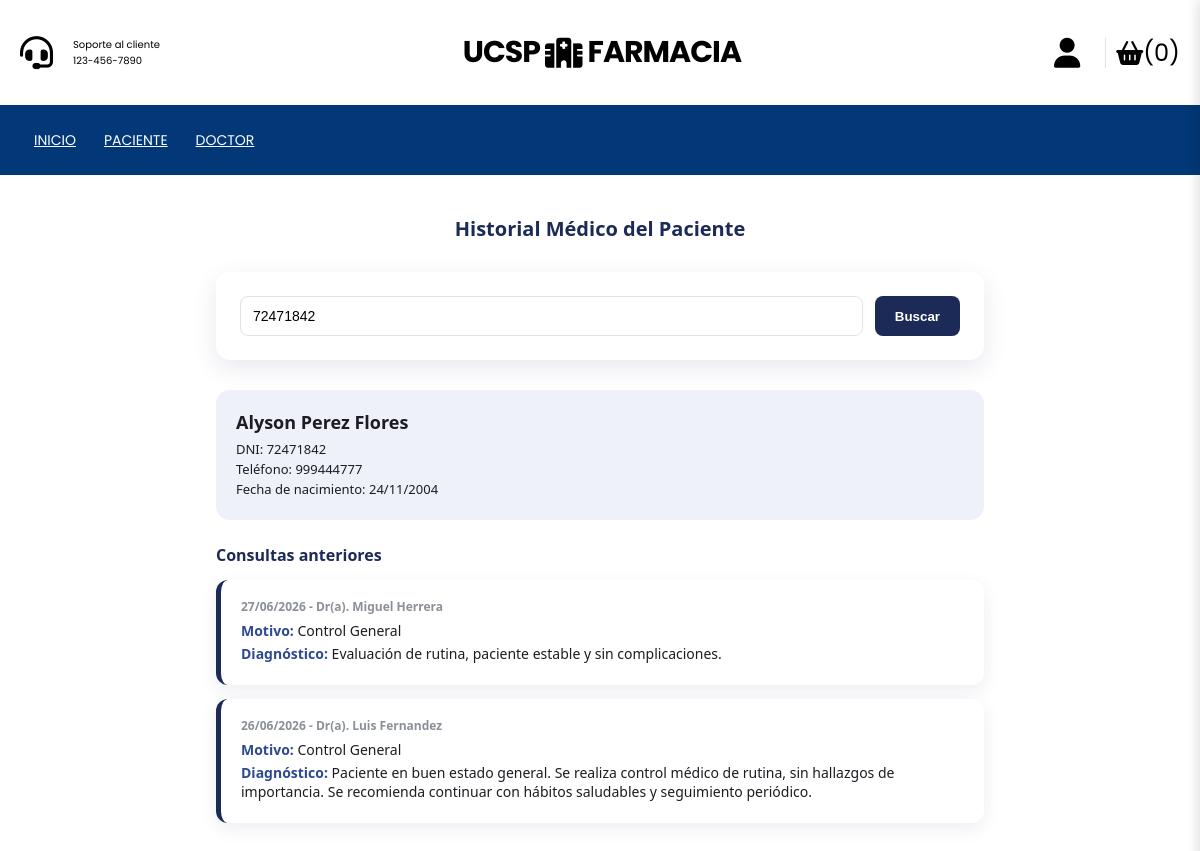
Screenshot of /diseno/pages/historial_medico.php?dni_buscar=72471842 (signed in) with the database file from the repository.
### tables this page shows
CREATE TABLE `usuario` (
  `id` int(11) NOT NULL,
  `tipo_documento` varchar(20) NOT NULL,
  `numero_documento` varchar(20) NOT NULL,
  `fecha_nacimiento` date NOT NULL,
  `nombres` varchar(100) NOT NULL,
  `apellidos` varchar(100) NOT NULL,
  `telefono` varchar(15) NOT NULL,
  `password` varchar(255) NOT NULL,
  `rol` enum('paciente','doctor','administrador') NOT NULL DEFAULT 'paciente',
  `especialidad` varchar(100) DEFAULT NULL,
  `id_departamento` int(11) DEFAULT NULL,
  `creado_en` timestamp NOT NULL DEFAULT current_timestamp()
);

CREATE TABLE `consulta` (
  `id` int(11) NOT NULL,
  `id_cita` int(11) NOT NULL,
  `id_paciente` int(11) NOT NULL,
  `id_doctor` int(11) NOT NULL,
  `fecha_consulta` date NOT NULL,
  `motivo` varchar(255) DEFAULT NULL,
  `diagnostico` text NOT NULL,
  `creado_en` timestamp NOT NULL DEFAULT current_timestamp()
);

### php/sesion.php (called while the page is built, shortened)
<?php
$usuarioLogueado = isset($_SESSION['logueado']) && $_SESSION['logueado'] === true;
$rolUsuario = $usuarioLogueado ? htmlspecialchars($_SESSION['rol']) : '';
?>

### diseno/pages/historial_medico.php (the view, shortened to what this page needs)
<?php
require_once __DIR__ . '/../../php/sesion.php';
require_once __DIR__ . '/../../php/conexion_bd.php';
$conn = $conexion;
$pacienteEncontrado = null;
$consultasPaciente = [];
$dniBuscado = trim(htmlspecialchars($_GET['dni_buscar'] ?? ''));
if ($dniBuscado !== '') {
    $sqlPaciente = "SELECT id, nombres, apellidos, numero_documento, telefono, fecha_nacimiento
                     FROM usuario
                     WHERE numero_documento = ? AND rol = 'paciente'
                     LIMIT 1";
    $stmt = $conn->prepare($sqlPaciente);
    $stmt->bind_param("s", $dniBuscado);
    $stmt->execute();
    $resultPaciente = $stmt->get_result();
    if ($resultPaciente->num_rows === 1) {
        $pacienteEncontrado = $resultPaciente->fetch_assoc();
        $sqlConsultas = "SELECT c.fecha_consulta, c.motivo, c.diagnostico, u.nombres, u.apellidos
                          FROM consulta c
                          INNER JOIN usuario u ON c.id_doctor = u.id
                          WHERE c.id_paciente = ?
                          ORDER BY c.fecha_consulta DESC";
        $stmtConsultas = $conn->prepare($sqlConsultas);
        $stmtConsultas->bind_param("i", $pacienteEncontrado['id']);
        $stmtConsultas->execute();
        $resultConsultas = $stmtConsultas->get_result();
        while ($row = $resultConsultas->fetch_assoc()) {
            $consultasPaciente[] = $row;
        }
    } else {
        $stmt->close();
        $mensajeError = 'No se encontró ningún paciente con ese número de documento.';
    }
}
?>
<!DOCTYPE html>
<html lang="en">
<head>
    <link rel="stylesheet" href="https://cdnjs.cloudflare.com/ajax/libs/font-awesome/6.5.2/css/all.min.css"/>
    <link rel="stylesheet" href="../css/style.css">
    <link rel="stylesheet" href="../css/style1.css">
</head>
<body>
<header>
    <div class="container-hero">
        <div class="container hero">
            <div class="customer-support">
                <i class="fa-solid fa-headset"></i>
                <div class="content-customer-support">
                    <span class="text">Soporte al cliente</span>
                    <span class="number">123-456-7890</span>
                </div>
            </div>
            <div class="container-logo">
                <h1 class="logo"><a href="/">UCSP</a></h1>
                <i class="fa-solid fa-hospital"></i>
                <h1 class="logo"><a href="/">FARMACIA</a></h1>
            </div>
            <div class="container-icons">
                <div class="container-user">
                    <i class="fas fa-user"></i>
                </div>
                <div class="container-cart">
                    <i class="fa-solid fa-basket-shopping"></i>
                    <div class="content-shopping-cart">
                        <span class="number">(0)</span>
                    </div>
                </div>
            </div>
        </div>
    </div>
        <div class="container__menu">
            <div class="menu">
                <nav>
                    <ul>
                        <?php if ($rolUsuario === 'paciente'): ?>
                            <li><a href="../pages/index.php">Inicio</a></li>
                            <li><a href="../pages/farmacia.php">Farmacia</a></li>
                            <li><a href="../pages/consultapaciente.php">Resultados Médicos</a></li>
                            <li><a href="../pages/citapaciente.php">Reservar Cita</a></li>
                            <li><a href="../pages/recetapaciente.php">Receta</a></li>
                        <?php elseif ($rolUsuario === 'doctor'): ?>
                            <li><a href="../pages/index.php">Inicio</a></li>
                            <li><a href="#">Paciente</a>
                            </li>
                            <li><a href="#">Doctor</a>
                            </li>
                        <?php endif; ?>
                    </ul>
                </nav>
            </div>
        </div>
</header>
    <div class="page-content-historial">
        <h1>Historial Médico del Paciente</h1>
        <form class="card-buscar" method="GET" action="historial_medico.php">
            <input type="text" name="dni_buscar" placeholder="Buscar paciente por DNI..." value="<?php echo htmlspecialchars($dniBuscado); ?>">
            <button type="submit">Buscar</button>
        </form>
        <?php if ($pacienteEncontrado !== null): ?>
            <div class="paciente-info-card">
                <div class="nombre-paciente">
                    <?php echo htmlspecialchars($pacienteEncontrado['nombres'] . ' ' . $pacienteEncontrado['apellidos']); ?>
                </div>
                <div class="dato-paciente">DNI: <?php echo htmlspecialchars($pacienteEncontrado['numero_documento']); ?></div>
                <div class="dato-paciente">Teléfono: <?php echo htmlspecialchars($pacienteEncontrado['telefono']); ?></div>
                <div class="dato-paciente">Fecha de nacimiento: <?php echo date('d/m/Y', strtotime($pacienteEncontrado['fecha_nacimiento'])); ?></div>
            </div>
            <div class="subtitulo-historial">Consultas anteriores</div>
            <?php if (count($consultasPaciente) > 0): ?>
                <?php foreach ($consultasPaciente as $consulta): ?>
                    <div class="consulta-card-h">
                        <div class="consulta-fecha-h">
                            <?php echo date('d/m/Y', strtotime($consulta['fecha_consulta'])); ?>
                            - Dr(a). <?php echo htmlspecialchars($consulta['nombres'] . ' ' . $consulta['apellidos']); ?>
                        </div>
                        <div class="consulta-h-detalle"><strong>Motivo:</strong> <?php echo htmlspecialchars($consulta['motivo'] ?: 'No especificado'); ?></div>
                        <div class="consulta-h-detalle"><strong>Diagnóstico:</strong> <?php echo htmlspecialchars($consulta['diagnostico']); ?></div>
                    </div>
                <?php endforeach; ?>
            <?php else: ?>
                <div class="sin-consultas-h">Este paciente no tiene consultas registradas.</div>
            <?php endif; ?>
        <?php endif; ?>
    </div>
</body>
</html>

### diseno/css/style.css (style rules this page uses)
:root { --primary-color: white; --background-color: #f9f5f0; --dark-color: white; }
html { font-size: 62.5%; font-family: 'Poppins', sans-serif; }
* { margin: 0; padding: 0; box-sizing: border-box; }
.container { max-width: 120rem; margin: 0 auto; }
.container-hero { background-color: white; }
.hero { display: flex; justify-content: space-between; align-items: center; padding: 2rem 0; }
.customer-support { display: flex; align-items: center; gap: 2rem; }
.customer-support i { font-size: 3.3rem; }
.content-customer-support { display: flex; flex-direction: column; }
.container-logo { display: flex; align-items: center; gap: 0.5rem; }
.container-logo i { font-size: 3rem; }
.container-logo h1 a { text-decoration: none; color: #000; font-size: 3rem; text-transform: uppercase; letter-spacing: -1px; }
.container-user { display: flex; gap: 1rem; cursor: pointer; }
.container-user .fa-user { font-size: 3rem; color: black; padding-right: 2.5rem; border-right: 1px solid #e2e2e2; }
.content-shopping-cart { display: flex; flex-direction: column; }
.container-user { position: relative; display: inline-block; }
.container-icons { display: flex; align-items: center; justify-content: flex-end; }
.container-user, .container-cart { margin-left: 10px; font-size: 24px; display: flex; align-items: center; }
.container__menu { width: 100%; height: 70px; background: #023877; padding: 0px 20px; }
.menu { max-width: 1200px; margin: auto; height: 100%; }
nav { height: 100%; }
nav > ul { height: 100%; display: flex; }
nav ul li { height: 100%; list-style: none; position: relative; }
nav > ul > li > a { width: 100%; height: 100%; display: flex; align-items: center; padding: 14px; color: white; text-transform: uppercase; font-size: 14px; transition: all 300ms ease; }
.container { max-width: 1200px; margin:0 auto; padding:3rem 2rem; }

### diseno/css/style1.css (style rules this page uses)
html { font-size: 62.5%; font-family: 'Poppins', sans-serif; }

### diseno/pages/historial_medico.php (style rules this page uses)
.page-content-historial { max-width: 800px; margin: 40px auto; padding: 0 16px; font-family: 'Segoe UI', sans-serif; }
.page-content-historial h1 { text-align:center; margin-bottom: 30px; color:#1b2a56; }
.card-buscar { background:#fff; border-radius:14px; box-shadow: 0 8px 24px rgba(27,42,86,0.10); padding:24px; margin-bottom:30px; display:flex; gap:12px; }
.card-buscar input { flex:1; padding:11px 12px; border:1.5px solid #dfe2ea; border-radius:8px; font-size:14px; }
.card-buscar button { padding:11px 20px; border:none; border-radius:8px; background:#1b2a56; color:#fff; font-weight:700; cursor:pointer; }
.paciente-info-card { background:#eef1fa; border-radius:14px; padding:20px; margin-bottom:24px; }
.paciente-info-card .nombre-paciente { font-size:18px; font-weight:700; color:#1c1c22; margin-bottom:6px; }
.paciente-info-card .dato-paciente { font-size:13px; color:#1c1c22; margin-bottom:2px; }
.subtitulo-historial { font-size:16px; font-weight:700; color:#1b2a56; margin-bottom:14px; }
.consulta-card-h { background:#fff; border-radius:12px; box-shadow: 0 6px 18px rgba(27,42,86,0.08); padding:18px 20px; margin-bottom:14px; border-left: 5px solid #1b2a56; }
.consulta-fecha-h { font-size:12px; color:#8a8f98; font-weight:600; margin-bottom:6px; }
.consulta-h-detalle { font-size:14px; color:#1c1c22; margin-bottom:4px; }
.consulta-h-detalle strong { color:#2e4a8f; }

### rows the page displays
usuario: nombres+apellidos "Alyson Perez Flores", numero_documento "72471842", telefono "999444777", fecha_nacimiento "24/11/2004"
consulta: fecha_consulta "27/06/2026", id_doctor.apellidos "Miguel Herrera", motivo "Control General", diagnostico "Evaluación de rutina, paciente estable y sin complicaciones."
consulta: fecha_consulta "26/06/2026", id_doctor.apellidos "Luis Fernandez", motivo "Control General", diagnostico "Paciente en buen estado general. Se realiza control médico de rutina, sin hallazgos de importancia. Se recomienda continuar con hábitos saludables y seguimiento periódico."
